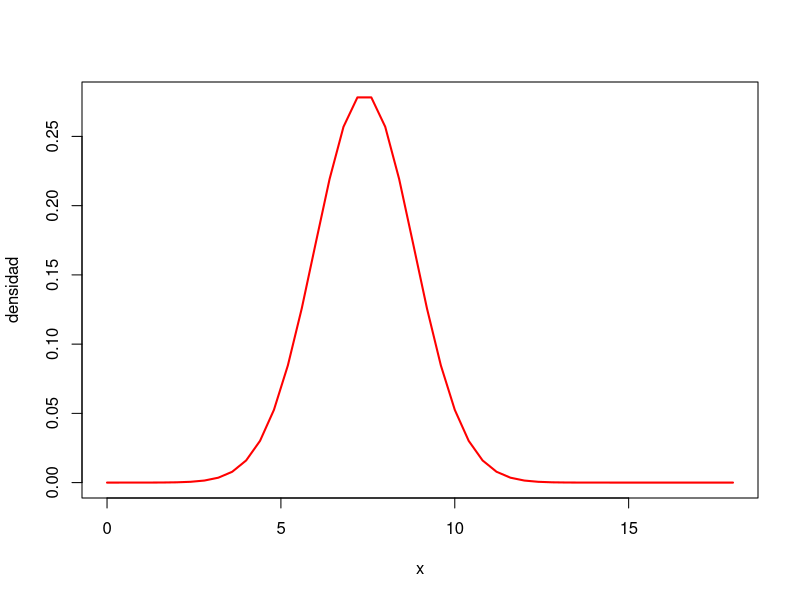
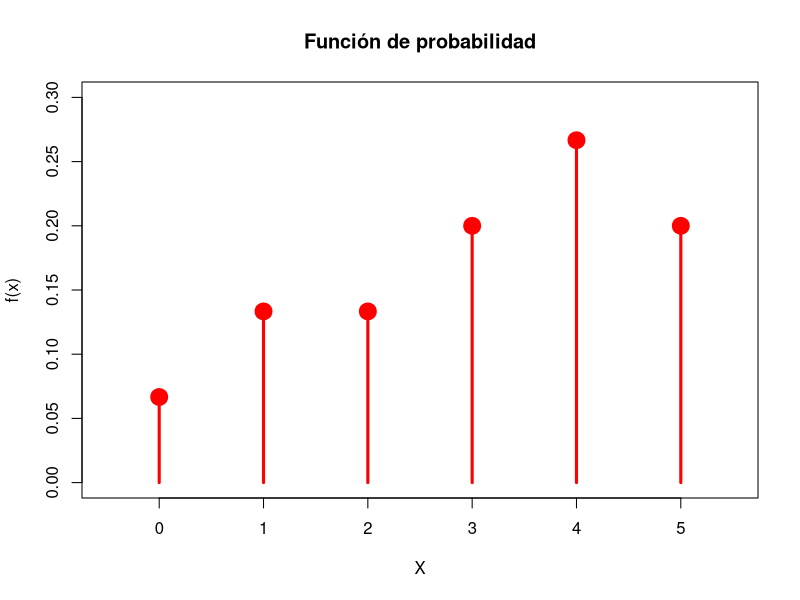
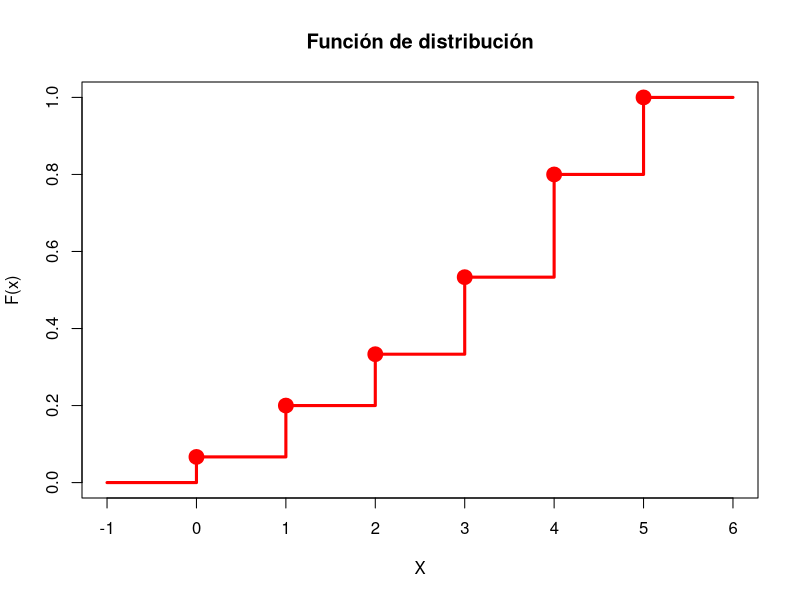
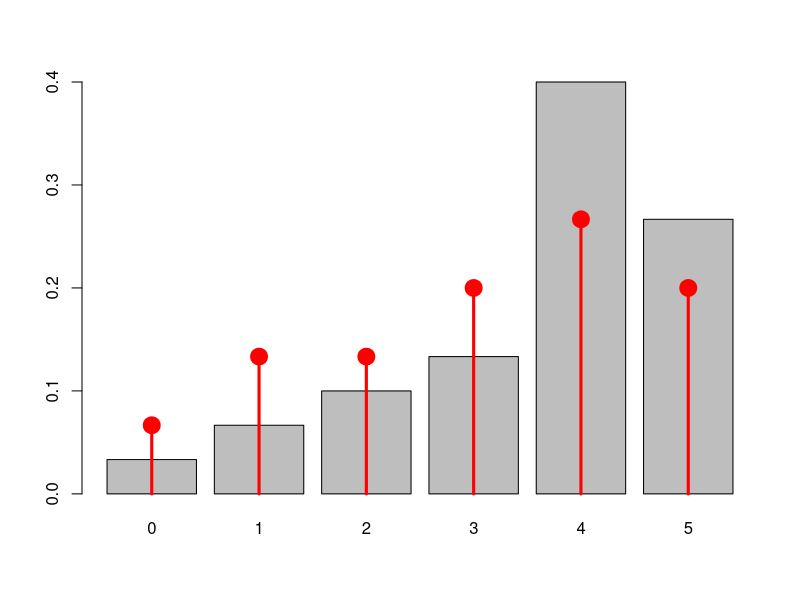
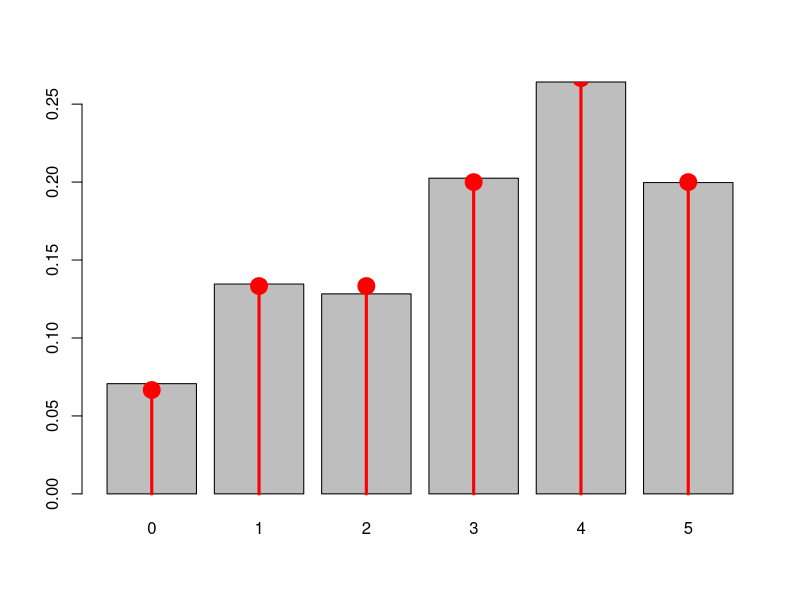
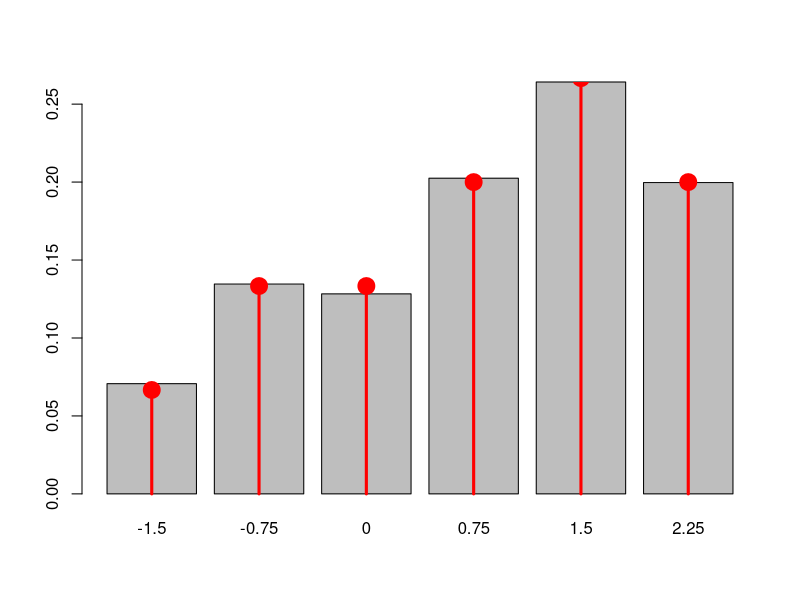

Source code (R) for these figures, in order:
#estima que els drons són detectats 
#a una taxa mitjana de 1.2 vegades per hora

#1 calcula la prob de que exactamente 2 drons 
#activin el radar en una hora determinada
lambda <- 1.2
dpois(2, lambda)

#2 calcula la prob que el radar s'activi almenys 
#una vegada en un periode de dues hores --> lambda *2
#P(X>=1)=1-P(X<1)
lambda <- lambda*2
lambda
1-ppois(0, lambda)

#3 el període s'esten a 3 hores, X representa el nombre de detecciones
#valor esperat = lambda
#var = lambda
lambda <- 1.2
valor_Esperado <- lambda*3
valor_Esperado
varianza <- lambda*3
varianza

#4
lambda_2 <- 1.5
rpois(10000, lambda_2)
set.seed(789)
mean(rpois(10000, lambda_2))


lambda_2 <- 1.5
set.seed(789)
mean(rpois(10000, lambda_2))

#5 calcula el nombre minims de radars per a que la prob que no hi hagi 
#deteccions en una hora sigui menor a 0.01 assumint que la mitja es de 0.3
p <- 0.01
lambda <- 0.3
(-log(p) / lambda)
#---------------------------------------------------------------
# els pesos de caniches es distribueixen de forma normal amb 
media <- 7.4
sd <- 1.42
#1 seleccioneu un grafic: 
x <- seq(0,18, by=0.4)
densidad <- dnorm(x,media,sd)
plot(x, densidad, type = "l", col = "red", lwd=2)

#2 P(X>6.6)
1-pnorm(6.6, media, sd)

#3 prob de que pese més de 5.6 però menys de 8.4
pnorm(8.4,media,sd)-pnorm(5.6,media,sd)
#F(B)-F(A)

#4 percentil 0.94
qnorm(0.94,media,sd)

#5 un grup de 10 caniches alatzar, prob que el pes total sigui menus que 70P(X<70)
n <- 10
k <- 70
media_total <- n*media
sd_total <- sqrt(n)*sd
pnorm(k,media_total,sd_total)

#---------------------------------------------------
#3
mu <- 897

#valor esperado de la suma
n <- 49
n*mu

#varinza de la media
mu <- 897
n <- 49
prob <- 0.983
x <- 919

z <- qnorm(prob)
sigma <- (x - mu) * sqrt(n) / z
sigma
varianza <- (sigma^2) / n;varianza

#prob de la suma dels continuguts no sigui menor 44169
sum_crit <- 44169
mean <- n * mu
std<- sigma * sqrt(n)
prob <- 1 - pnorm(44168, mean = mean, sd = std);prob

#mida minima de la muestra per a obtenir una prob
#de menos del 3.4% que la media no pase los 878 
prob <- 0.034
x <- 878
z_tg <- qnorm(prob)
n_min <-((sigma * z_tg / (mu - x))^2);n_min

#
n_nueva <- 25
nueva_tg <- 977
prob_tg <- 0.10
z.2 <- qnorm(prob_tg, lower.tail = FALSE)
crecimiento.2 <- (nueva_tg - mu) + z.2* (sigma / sqrt(n_nueva));crecimiento.2
#-------------------------------------------------------------------------------------------------------------------------------
# SOlucion Ejercicio

x1 = 0:5   # Posibles resultados
f1 = c(1,2,2,3,4,3)/15 # Probabilidad de ocurrencia de cada resultado
# Creación de las líneas verticales
plot(x1, f1, type="h", col="red", lwd=3, main="Función de probabilidad", xlab="X", ylab="f(x)",
     xlim=c(-0.5,5.5), ylim=c(0,0.3)) 
# Se crean los puntos y se guarda la gráfica completa en un objeto para su uso posterior
points(x1, f1, col="red", lwd=10)




F1 = cumsum(f1) # Se genera un vector con la suma acumulada
plot(c(-1,x1,6), c(0,F1,1), type="s", col="red", lwd=3, main="Función de distribución", xlab="X",
     ylab="F(x)")
points(x1, F1, col="red", lwd=8)




#f(2)=2/15
#F(2)=1/3
#f(3.5)=0
#F(3.5)=8/15
#f(6)=0
#F(6)=1


miu.X <- sum(x1*f1); miu.X


Q2.X <- max(x1[F1<=0.5]); Q2.X


var.X <- sum((x1-miu.X)^2*f1); var.X


set.seed(12)
sim.venta <- sample(x1,30,replace=T,prob=f1)


fi <- table(sim.venta)/length(sim.venta) 
xb <- barplot(fi)
lines(xb, f1, type="h", col="red", lwd=3)  
points(xb, f1, col="red", lwd=10)

mean.sim <- mean(sim.venta); mean.sim

var.sim <- var(sim.venta); var.sim


set.seed(12)
sim.venta <- sample(x1,10000,replace=T,prob=f1)
fi <- table(sim.venta)/length(sim.venta) 
xb <- barplot(fi)
lines(xb, f1, type="h", col="red", lwd=3)  
points(xb, f1, col="red", lwd=10)


mean.sim <- mean(sim.venta); mean.sim

var.sim <- var(sim.venta); var.sim


miu.Y <- 0.75*miu.X-1.5; miu.Y
var.Y <- 0.75^2*var.X; var.Y

set.seed(12)
y1 <- 0.75*x1-1.5
sim.ben <- sample(y1,10000,replace=T,prob=f1)
fi <- table(sim.ben)/length(sim.ben) 
xb <- barplot(fi)
lines(xb, f1, type="h", col="red", lwd=3)  
points(xb, f1, col="red", lwd=10)


mean.sim.ben <- mean(sim.ben); mean.sim.ben

var.sim.ben <- var(sim.ben); var.sim.ben




